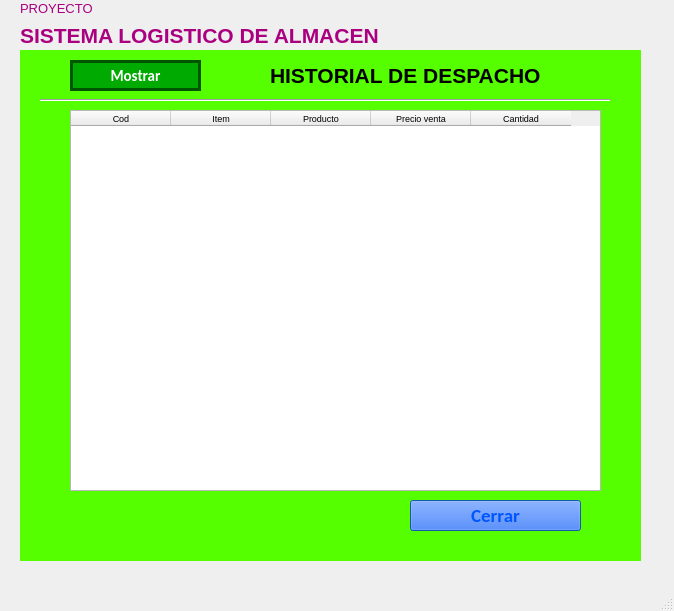
<?xml version="1.0" encoding="UTF-8"?>
<ui version="4.0">
 <class>ventana_principal</class>
 <widget class="QMainWindow" name="ventana_principal">
  <property name="geometry">
   <rect>
    <x>0</x>
    <y>0</y>
    <width>674</width>
    <height>611</height>
   </rect>
  </property>
  <property name="windowTitle">
   <string>Ventas</string>
  </property>
  <property name="autoFillBackground">
   <bool>false</bool>
  </property>
  <property name="styleSheet">
   <string notr="true"/>
  </property>
  <widget class="QWidget" name="centralwidget">
   <widget class="QLabel" name="label">
    <property name="geometry">
     <rect>
      <x>20</x>
      <y>0</y>
      <width>141</width>
      <height>16</height>
     </rect>
    </property>
    <property name="palette">
     <palette>
      <active>
       <colorrole role="WindowText">
        <brush brushstyle="SolidPattern">
         <color alpha="255">
          <red>170</red>
          <green>0</green>
          <blue>127</blue>
         </color>
        </brush>
       </colorrole>
       <colorrole role="Button">
        <brush brushstyle="SolidPattern">
         <color alpha="0">
          <red>0</red>
          <green>85</green>
          <blue>0</blue>
         </color>
        </brush>
       </colorrole>
       <colorrole role="Text">
        <brush brushstyle="SolidPattern">
         <color alpha="255">
          <red>0</red>
          <green>0</green>
          <blue>0</blue>
         </color>
        </brush>
       </colorrole>
       <colorrole role="Base">
        <brush brushstyle="SolidPattern">
         <color alpha="0">
          <red>0</red>
          <green>85</green>
          <blue>0</blue>
         </color>
        </brush>
       </colorrole>
       <colorrole role="Window">
        <brush brushstyle="SolidPattern">
         <color alpha="0">
          <red>0</red>
          <green>85</green>
          <blue>0</blue>
         </color>
        </brush>
       </colorrole>
      </active>
      <inactive>
       <colorrole role="WindowText">
        <brush brushstyle="SolidPattern">
         <color alpha="255">
          <red>170</red>
          <green>0</green>
          <blue>127</blue>
         </color>
        </brush>
       </colorrole>
       <colorrole role="Button">
        <brush brushstyle="SolidPattern">
         <color alpha="0">
          <red>0</red>
          <green>85</green>
          <blue>0</blue>
         </color>
        </brush>
       </colorrole>
       <colorrole role="Text">
        <brush brushstyle="SolidPattern">
         <color alpha="255">
          <red>0</red>
          <green>0</green>
          <blue>0</blue>
         </color>
        </brush>
       </colorrole>
       <colorrole role="Base">
        <brush brushstyle="SolidPattern">
         <color alpha="0">
          <red>0</red>
          <green>85</green>
          <blue>0</blue>
         </color>
        </brush>
       </colorrole>
       <colorrole role="Window">
        <brush brushstyle="SolidPattern">
         <color alpha="0">
          <red>0</red>
          <green>85</green>
          <blue>0</blue>
         </color>
        </brush>
       </colorrole>
      </inactive>
      <disabled>
       <colorrole role="WindowText">
        <brush brushstyle="SolidPattern">
         <color alpha="255">
          <red>120</red>
          <green>120</green>
          <blue>120</blue>
         </color>
        </brush>
       </colorrole>
       <colorrole role="Button">
        <brush brushstyle="SolidPattern">
         <color alpha="0">
          <red>0</red>
          <green>85</green>
          <blue>0</blue>
         </color>
        </brush>
       </colorrole>
       <colorrole role="Text">
        <brush brushstyle="SolidPattern">
         <color alpha="255">
          <red>120</red>
          <green>120</green>
          <blue>120</blue>
         </color>
        </brush>
       </colorrole>
       <colorrole role="Base">
        <brush brushstyle="SolidPattern">
         <color alpha="0">
          <red>0</red>
          <green>85</green>
          <blue>0</blue>
         </color>
        </brush>
       </colorrole>
       <colorrole role="Window">
        <brush brushstyle="SolidPattern">
         <color alpha="0">
          <red>0</red>
          <green>85</green>
          <blue>0</blue>
         </color>
        </brush>
       </colorrole>
      </disabled>
     </palette>
    </property>
    <property name="font">
     <font>
      <pointsize>10</pointsize>
      <weight>50</weight>
      <bold>false</bold>
     </font>
    </property>
    <property name="autoFillBackground">
     <bool>false</bool>
    </property>
    <property name="styleSheet">
     <string notr="true"/>
    </property>
    <property name="text">
     <string>PROYECTO</string>
    </property>
    <property name="alignment">
     <set>Qt::AlignLeading|Qt::AlignLeft|Qt::AlignVCenter</set>
    </property>
   </widget>
   <widget class="QLabel" name="label_2">
    <property name="geometry">
     <rect>
      <x>20</x>
      <y>20</y>
      <width>481</width>
      <height>31</height>
     </rect>
    </property>
    <property name="palette">
     <palette>
      <active>
       <colorrole role="WindowText">
        <brush brushstyle="SolidPattern">
         <color alpha="255">
          <red>170</red>
          <green>0</green>
          <blue>127</blue>
         </color>
        </brush>
       </colorrole>
       <colorrole role="Button">
        <brush brushstyle="SolidPattern">
         <color alpha="0">
          <red>0</red>
          <green>85</green>
          <blue>0</blue>
         </color>
        </brush>
       </colorrole>
       <colorrole role="Base">
        <brush brushstyle="SolidPattern">
         <color alpha="0">
          <red>0</red>
          <green>85</green>
          <blue>0</blue>
         </color>
        </brush>
       </colorrole>
       <colorrole role="Window">
        <brush brushstyle="SolidPattern">
         <color alpha="0">
          <red>0</red>
          <green>85</green>
          <blue>0</blue>
         </color>
        </brush>
       </colorrole>
      </active>
      <inactive>
       <colorrole role="WindowText">
        <brush brushstyle="SolidPattern">
         <color alpha="255">
          <red>170</red>
          <green>0</green>
          <blue>127</blue>
         </color>
        </brush>
       </colorrole>
       <colorrole role="Button">
        <brush brushstyle="SolidPattern">
         <color alpha="0">
          <red>0</red>
          <green>85</green>
          <blue>0</blue>
         </color>
        </brush>
       </colorrole>
       <colorrole role="Base">
        <brush brushstyle="SolidPattern">
         <color alpha="0">
          <red>0</red>
          <green>85</green>
          <blue>0</blue>
         </color>
        </brush>
       </colorrole>
       <colorrole role="Window">
        <brush brushstyle="SolidPattern">
         <color alpha="0">
          <red>0</red>
          <green>85</green>
          <blue>0</blue>
         </color>
        </brush>
       </colorrole>
      </inactive>
      <disabled>
       <colorrole role="WindowText">
        <brush brushstyle="SolidPattern">
         <color alpha="255">
          <red>120</red>
          <green>120</green>
          <blue>120</blue>
         </color>
        </brush>
       </colorrole>
       <colorrole role="Button">
        <brush brushstyle="SolidPattern">
         <color alpha="0">
          <red>0</red>
          <green>85</green>
          <blue>0</blue>
         </color>
        </brush>
       </colorrole>
       <colorrole role="Base">
        <brush brushstyle="SolidPattern">
         <color alpha="0">
          <red>0</red>
          <green>85</green>
          <blue>0</blue>
         </color>
        </brush>
       </colorrole>
       <colorrole role="Window">
        <brush brushstyle="SolidPattern">
         <color alpha="0">
          <red>0</red>
          <green>85</green>
          <blue>0</blue>
         </color>
        </brush>
       </colorrole>
      </disabled>
     </palette>
    </property>
    <property name="font">
     <font>
      <family>Arial</family>
      <pointsize>16</pointsize>
      <weight>75</weight>
      <bold>true</bold>
     </font>
    </property>
    <property name="autoFillBackground">
     <bool>false</bool>
    </property>
    <property name="styleSheet">
     <string notr="true">background-color: rgba(0, 85, 0, 0);</string>
    </property>
    <property name="text">
     <string>SISTEMA LOGISTICO DE ALMACEN</string>
    </property>
    <property name="alignment">
     <set>Qt::AlignLeading|Qt::AlignLeft|Qt::AlignVCenter</set>
    </property>
   </widget>
   <widget class="QLabel" name="deep">
    <property name="geometry">
     <rect>
      <x>20</x>
      <y>50</y>
      <width>621</width>
      <height>511</height>
     </rect>
    </property>
    <property name="palette">
     <palette>
      <active>
       <colorrole role="Button">
        <brush brushstyle="SolidPattern">
         <color alpha="255">
          <red>85</red>
          <green>255</green>
          <blue>0</blue>
         </color>
        </brush>
       </colorrole>
       <colorrole role="Base">
        <brush brushstyle="SolidPattern">
         <color alpha="255">
          <red>85</red>
          <green>255</green>
          <blue>0</blue>
         </color>
        </brush>
       </colorrole>
       <colorrole role="Window">
        <brush brushstyle="SolidPattern">
         <color alpha="255">
          <red>85</red>
          <green>255</green>
          <blue>0</blue>
         </color>
        </brush>
       </colorrole>
      </active>
      <inactive>
       <colorrole role="Button">
        <brush brushstyle="SolidPattern">
         <color alpha="255">
          <red>85</red>
          <green>255</green>
          <blue>0</blue>
         </color>
        </brush>
       </colorrole>
       <colorrole role="Base">
        <brush brushstyle="SolidPattern">
         <color alpha="255">
          <red>85</red>
          <green>255</green>
          <blue>0</blue>
         </color>
        </brush>
       </colorrole>
       <colorrole role="Window">
        <brush brushstyle="SolidPattern">
         <color alpha="255">
          <red>85</red>
          <green>255</green>
          <blue>0</blue>
         </color>
        </brush>
       </colorrole>
      </inactive>
      <disabled>
       <colorrole role="Button">
        <brush brushstyle="SolidPattern">
         <color alpha="255">
          <red>85</red>
          <green>255</green>
          <blue>0</blue>
         </color>
        </brush>
       </colorrole>
       <colorrole role="Base">
        <brush brushstyle="SolidPattern">
         <color alpha="255">
          <red>85</red>
          <green>255</green>
          <blue>0</blue>
         </color>
        </brush>
       </colorrole>
       <colorrole role="Window">
        <brush brushstyle="SolidPattern">
         <color alpha="255">
          <red>85</red>
          <green>255</green>
          <blue>0</blue>
         </color>
        </brush>
       </colorrole>
      </disabled>
     </palette>
    </property>
    <property name="styleSheet">
     <string notr="true">
background-color: rgb(85, 255, 0);
border: 0;</string>
    </property>
    <property name="frameShape">
     <enum>QFrame::Box</enum>
    </property>
    <property name="frameShadow">
     <enum>QFrame::Raised</enum>
    </property>
    <property name="lineWidth">
     <number>2</number>
    </property>
    <property name="midLineWidth">
     <number>3</number>
    </property>
    <property name="text">
     <string/>
    </property>
   </widget>
   <widget class="QPushButton" name="btnMostrar">
    <property name="geometry">
     <rect>
      <x>70</x>
      <y>60</y>
      <width>131</width>
      <height>31</height>
     </rect>
    </property>
    <property name="palette">
     <palette>
      <active>
       <colorrole role="WindowText">
        <brush brushstyle="SolidPattern">
         <color alpha="255">
          <red>255</red>
          <green>255</green>
          <blue>255</blue>
         </color>
        </brush>
       </colorrole>
       <colorrole role="Button">
        <brush brushstyle="SolidPattern">
         <color alpha="255">
          <red>0</red>
          <green>170</green>
          <blue>0</blue>
         </color>
        </brush>
       </colorrole>
       <colorrole role="Text">
        <brush brushstyle="SolidPattern">
         <color alpha="255">
          <red>255</red>
          <green>255</green>
          <blue>255</blue>
         </color>
        </brush>
       </colorrole>
       <colorrole role="ButtonText">
        <brush brushstyle="SolidPattern">
         <color alpha="255">
          <red>255</red>
          <green>255</green>
          <blue>255</blue>
         </color>
        </brush>
       </colorrole>
       <colorrole role="Base">
        <brush brushstyle="SolidPattern">
         <color alpha="255">
          <red>0</red>
          <green>170</green>
          <blue>0</blue>
         </color>
        </brush>
       </colorrole>
       <colorrole role="Window">
        <brush brushstyle="SolidPattern">
         <color alpha="255">
          <red>0</red>
          <green>170</green>
          <blue>0</blue>
         </color>
        </brush>
       </colorrole>
       <colorrole role="Highlight">
        <brush brushstyle="SolidPattern">
         <color alpha="255">
          <red>0</red>
          <green>255</green>
          <blue>0</blue>
         </color>
        </brush>
       </colorrole>
      </active>
      <inactive>
       <colorrole role="WindowText">
        <brush brushstyle="SolidPattern">
         <color alpha="255">
          <red>255</red>
          <green>255</green>
          <blue>255</blue>
         </color>
        </brush>
       </colorrole>
       <colorrole role="Button">
        <brush brushstyle="SolidPattern">
         <color alpha="255">
          <red>0</red>
          <green>170</green>
          <blue>0</blue>
         </color>
        </brush>
       </colorrole>
       <colorrole role="Text">
        <brush brushstyle="SolidPattern">
         <color alpha="255">
          <red>255</red>
          <green>255</green>
          <blue>255</blue>
         </color>
        </brush>
       </colorrole>
       <colorrole role="ButtonText">
        <brush brushstyle="SolidPattern">
         <color alpha="255">
          <red>255</red>
          <green>255</green>
          <blue>255</blue>
         </color>
        </brush>
       </colorrole>
       <colorrole role="Base">
        <brush brushstyle="SolidPattern">
         <color alpha="255">
          <red>0</red>
          <green>170</green>
          <blue>0</blue>
         </color>
        </brush>
       </colorrole>
       <colorrole role="Window">
        <brush brushstyle="SolidPattern">
         <color alpha="255">
          <red>0</red>
          <green>170</green>
          <blue>0</blue>
         </color>
        </brush>
       </colorrole>
       <colorrole role="Highlight">
        <brush brushstyle="SolidPattern">
         <color alpha="255">
          <red>0</red>
          <green>255</green>
          <blue>0</blue>
         </color>
        </brush>
       </colorrole>
      </inactive>
      <disabled>
       <colorrole role="WindowText">
        <brush brushstyle="SolidPattern">
         <color alpha="255">
          <red>255</red>
          <green>255</green>
          <blue>255</blue>
         </color>
        </brush>
       </colorrole>
       <colorrole role="Button">
        <brush brushstyle="SolidPattern">
         <color alpha="255">
          <red>0</red>
          <green>170</green>
          <blue>0</blue>
         </color>
        </brush>
       </colorrole>
       <colorrole role="Text">
        <brush brushstyle="SolidPattern">
         <color alpha="255">
          <red>255</red>
          <green>255</green>
          <blue>255</blue>
         </color>
        </brush>
       </colorrole>
       <colorrole role="ButtonText">
        <brush brushstyle="SolidPattern">
         <color alpha="255">
          <red>255</red>
          <green>255</green>
          <blue>255</blue>
         </color>
        </brush>
       </colorrole>
       <colorrole role="Base">
        <brush brushstyle="SolidPattern">
         <color alpha="255">
          <red>0</red>
          <green>170</green>
          <blue>0</blue>
         </color>
        </brush>
       </colorrole>
       <colorrole role="Window">
        <brush brushstyle="SolidPattern">
         <color alpha="255">
          <red>0</red>
          <green>170</green>
          <blue>0</blue>
         </color>
        </brush>
       </colorrole>
       <colorrole role="Highlight">
        <brush brushstyle="SolidPattern">
         <color alpha="255">
          <red>0</red>
          <green>120</green>
          <blue>215</blue>
         </color>
        </brush>
       </colorrole>
      </disabled>
     </palette>
    </property>
    <property name="font">
     <font>
      <family>Calibri</family>
      <pointsize>11</pointsize>
      <weight>75</weight>
      <bold>true</bold>
     </font>
    </property>
    <property name="cursor">
     <cursorShape>PointingHandCursor</cursorShape>
    </property>
    <property name="styleSheet">
     <string notr="true">QPushButton:hover
{
  border: 0px solid red;
  color: white;
  background-color:  rgb(0, 85, 0);
}
QPushButton
{
	background-color: rgb(0, 170, 0);
 color:white;
border: 3px solid rgb(0, 85, 0);
}
</string>
    </property>
    <property name="text">
     <string>Mostrar</string>
    </property>
   </widget>
   <widget class="QPushButton" name="btnSalir">
    <property name="geometry">
     <rect>
      <x>410</x>
      <y>500</y>
      <width>171</width>
      <height>31</height>
     </rect>
    </property>
    <property name="palette">
     <palette>
      <active>
       <colorrole role="WindowText">
        <brush brushstyle="SolidPattern">
         <color alpha="255">
          <red>0</red>
          <green>85</green>
          <blue>255</blue>
         </color>
        </brush>
       </colorrole>
       <colorrole role="Button">
        <brush brushstyle="SolidPattern">
         <color alpha="204">
          <red>0</red>
          <green>85</green>
          <blue>255</blue>
         </color>
        </brush>
       </colorrole>
       <colorrole role="Text">
        <brush brushstyle="SolidPattern">
         <color alpha="255">
          <red>0</red>
          <green>85</green>
          <blue>255</blue>
         </color>
        </brush>
       </colorrole>
       <colorrole role="ButtonText">
        <brush brushstyle="SolidPattern">
         <color alpha="255">
          <red>0</red>
          <green>85</green>
          <blue>255</blue>
         </color>
        </brush>
       </colorrole>
       <colorrole role="Base">
        <brush brushstyle="SolidPattern">
         <color alpha="204">
          <red>0</red>
          <green>85</green>
          <blue>255</blue>
         </color>
        </brush>
       </colorrole>
       <colorrole role="Window">
        <brush brushstyle="SolidPattern">
         <color alpha="204">
          <red>0</red>
          <green>85</green>
          <blue>255</blue>
         </color>
        </brush>
       </colorrole>
       <colorrole role="Highlight">
        <brush brushstyle="SolidPattern">
         <color alpha="255">
          <red>0</red>
          <green>255</green>
          <blue>0</blue>
         </color>
        </brush>
       </colorrole>
      </active>
      <inactive>
       <colorrole role="WindowText">
        <brush brushstyle="SolidPattern">
         <color alpha="255">
          <red>0</red>
          <green>85</green>
          <blue>255</blue>
         </color>
        </brush>
       </colorrole>
       <colorrole role="Button">
        <brush brushstyle="SolidPattern">
         <color alpha="204">
          <red>0</red>
          <green>85</green>
          <blue>255</blue>
         </color>
        </brush>
       </colorrole>
       <colorrole role="Text">
        <brush brushstyle="SolidPattern">
         <color alpha="255">
          <red>0</red>
          <green>85</green>
          <blue>255</blue>
         </color>
        </brush>
       </colorrole>
       <colorrole role="ButtonText">
        <brush brushstyle="SolidPattern">
         <color alpha="255">
          <red>0</red>
          <green>85</green>
          <blue>255</blue>
         </color>
        </brush>
       </colorrole>
       <colorrole role="Base">
        <brush brushstyle="SolidPattern">
         <color alpha="204">
          <red>0</red>
          <green>85</green>
          <blue>255</blue>
         </color>
        </brush>
       </colorrole>
       <colorrole role="Window">
        <brush brushstyle="SolidPattern">
         <color alpha="204">
          <red>0</red>
          <green>85</green>
          <blue>255</blue>
         </color>
        </brush>
       </colorrole>
       <colorrole role="Highlight">
        <brush brushstyle="SolidPattern">
         <color alpha="255">
          <red>0</red>
          <green>255</green>
          <blue>0</blue>
         </color>
        </brush>
       </colorrole>
      </inactive>
      <disabled>
       <colorrole role="WindowText">
        <brush brushstyle="SolidPattern">
         <color alpha="255">
          <red>0</red>
          <green>85</green>
          <blue>255</blue>
         </color>
        </brush>
       </colorrole>
       <colorrole role="Button">
        <brush brushstyle="SolidPattern">
         <color alpha="204">
          <red>0</red>
          <green>85</green>
          <blue>255</blue>
         </color>
        </brush>
       </colorrole>
       <colorrole role="Text">
        <brush brushstyle="SolidPattern">
         <color alpha="255">
          <red>0</red>
          <green>85</green>
          <blue>255</blue>
         </color>
        </brush>
       </colorrole>
       <colorrole role="ButtonText">
        <brush brushstyle="SolidPattern">
         <color alpha="255">
          <red>0</red>
          <green>85</green>
          <blue>255</blue>
         </color>
        </brush>
       </colorrole>
       <colorrole role="Base">
        <brush brushstyle="SolidPattern">
         <color alpha="204">
          <red>0</red>
          <green>85</green>
          <blue>255</blue>
         </color>
        </brush>
       </colorrole>
       <colorrole role="Window">
        <brush brushstyle="SolidPattern">
         <color alpha="204">
          <red>0</red>
          <green>85</green>
          <blue>255</blue>
         </color>
        </brush>
       </colorrole>
       <colorrole role="Highlight">
        <brush brushstyle="SolidPattern">
         <color alpha="255">
          <red>0</red>
          <green>120</green>
          <blue>215</blue>
         </color>
        </brush>
       </colorrole>
      </disabled>
     </palette>
    </property>
    <property name="font">
     <font>
      <family>Calibri</family>
      <pointsize>14</pointsize>
      <weight>75</weight>
      <bold>true</bold>
     </font>
    </property>
    <property name="cursor">
     <cursorShape>PointingHandCursor</cursorShape>
    </property>
    <property name="styleSheet">
     <string notr="true">
color: rgb(0, 85, 255);</string>
    </property>
    <property name="text">
     <string>Cerrar</string>
    </property>
   </widget>
   <widget class="Line" name="line">
    <property name="geometry">
     <rect>
      <x>40</x>
      <y>90</y>
      <width>571</width>
      <height>20</height>
     </rect>
    </property>
    <property name="orientation">
     <enum>Qt::Horizontal</enum>
    </property>
   </widget>
   <widget class="QTableWidget" name="tblDetalleVenta">
    <property name="geometry">
     <rect>
      <x>70</x>
      <y>110</y>
      <width>531</width>
      <height>381</height>
     </rect>
    </property>
    <property name="font">
     <font>
      <pointsize>7</pointsize>
     </font>
    </property>
    <column>
     <property name="text">
      <string>Cod</string>
     </property>
    </column>
    <column>
     <property name="text">
      <string>Item</string>
     </property>
    </column>
    <column>
     <property name="text">
      <string>Producto</string>
     </property>
    </column>
    <column>
     <property name="text">
      <string>Precio venta</string>
     </property>
    </column>
    <column>
     <property name="text">
      <string>Cantidad</string>
     </property>
    </column>
   </widget>
   <widget class="QLabel" name="numbers">
    <property name="geometry">
     <rect>
      <x>270</x>
      <y>60</y>
      <width>361</width>
      <height>31</height>
     </rect>
    </property>
    <property name="palette">
     <palette>
      <active>
       <colorrole role="WindowText">
        <brush brushstyle="SolidPattern">
         <color alpha="255">
          <red>0</red>
          <green>0</green>
          <blue>0</blue>
         </color>
        </brush>
       </colorrole>
       <colorrole role="Button">
        <brush brushstyle="SolidPattern">
         <color alpha="0">
          <red>0</red>
          <green>85</green>
          <blue>0</blue>
         </color>
        </brush>
       </colorrole>
       <colorrole role="Text">
        <brush brushstyle="SolidPattern">
         <color alpha="255">
          <red>0</red>
          <green>0</green>
          <blue>0</blue>
         </color>
        </brush>
       </colorrole>
       <colorrole role="ButtonText">
        <brush brushstyle="SolidPattern">
         <color alpha="255">
          <red>0</red>
          <green>0</green>
          <blue>0</blue>
         </color>
        </brush>
       </colorrole>
       <colorrole role="Base">
        <brush brushstyle="SolidPattern">
         <color alpha="0">
          <red>0</red>
          <green>85</green>
          <blue>0</blue>
         </color>
        </brush>
       </colorrole>
       <colorrole role="Window">
        <brush brushstyle="SolidPattern">
         <color alpha="0">
          <red>0</red>
          <green>85</green>
          <blue>0</blue>
         </color>
        </brush>
       </colorrole>
      </active>
      <inactive>
       <colorrole role="WindowText">
        <brush brushstyle="SolidPattern">
         <color alpha="255">
          <red>0</red>
          <green>0</green>
          <blue>0</blue>
         </color>
        </brush>
       </colorrole>
       <colorrole role="Button">
        <brush brushstyle="SolidPattern">
         <color alpha="0">
          <red>0</red>
          <green>85</green>
          <blue>0</blue>
         </color>
        </brush>
       </colorrole>
       <colorrole role="Text">
        <brush brushstyle="SolidPattern">
         <color alpha="255">
          <red>0</red>
          <green>0</green>
          <blue>0</blue>
         </color>
        </brush>
       </colorrole>
       <colorrole role="ButtonText">
        <brush brushstyle="SolidPattern">
         <color alpha="255">
          <red>0</red>
          <green>0</green>
          <blue>0</blue>
         </color>
        </brush>
       </colorrole>
       <colorrole role="Base">
        <brush brushstyle="SolidPattern">
         <color alpha="0">
          <red>0</red>
          <green>85</green>
          <blue>0</blue>
         </color>
        </brush>
       </colorrole>
       <colorrole role="Window">
        <brush brushstyle="SolidPattern">
         <color alpha="0">
          <red>0</red>
          <green>85</green>
          <blue>0</blue>
         </color>
        </brush>
       </colorrole>
      </inactive>
      <disabled>
       <colorrole role="WindowText">
        <brush brushstyle="SolidPattern">
         <color alpha="255">
          <red>0</red>
          <green>0</green>
          <blue>0</blue>
         </color>
        </brush>
       </colorrole>
       <colorrole role="Button">
        <brush brushstyle="SolidPattern">
         <color alpha="0">
          <red>0</red>
          <green>85</green>
          <blue>0</blue>
         </color>
        </brush>
       </colorrole>
       <colorrole role="Text">
        <brush brushstyle="SolidPattern">
         <color alpha="255">
          <red>0</red>
          <green>0</green>
          <blue>0</blue>
         </color>
        </brush>
       </colorrole>
       <colorrole role="ButtonText">
        <brush brushstyle="SolidPattern">
         <color alpha="255">
          <red>0</red>
          <green>0</green>
          <blue>0</blue>
         </color>
        </brush>
       </colorrole>
       <colorrole role="Base">
        <brush brushstyle="SolidPattern">
         <color alpha="0">
          <red>0</red>
          <green>85</green>
          <blue>0</blue>
         </color>
        </brush>
       </colorrole>
       <colorrole role="Window">
        <brush brushstyle="SolidPattern">
         <color alpha="0">
          <red>0</red>
          <green>85</green>
          <blue>0</blue>
         </color>
        </brush>
       </colorrole>
      </disabled>
     </palette>
    </property>
    <property name="font">
     <font>
      <family>Arial</family>
      <pointsize>16</pointsize>
      <weight>75</weight>
      <bold>true</bold>
     </font>
    </property>
    <property name="autoFillBackground">
     <bool>false</bool>
    </property>
    <property name="styleSheet">
     <string notr="true">
color: rgb(0, 0, 0);
</string>
    </property>
    <property name="text">
     <string>HISTORIAL DE DESPACHO</string>
    </property>
    <property name="alignment">
     <set>Qt::AlignLeading|Qt::AlignLeft|Qt::AlignVCenter</set>
    </property>
   </widget>
   <zorder>deep</zorder>
   <zorder>label</zorder>
   <zorder>label_2</zorder>
   <zorder>btnMostrar</zorder>
   <zorder>btnSalir</zorder>
   <zorder>line</zorder>
   <zorder>tblDetalleVenta</zorder>
   <zorder>numbers</zorder>
  </widget>
  <widget class="QMenuBar" name="menubar">
   <property name="geometry">
    <rect>
     <x>0</x>
     <y>0</y>
     <width>674</width>
     <height>26</height>
    </rect>
   </property>
  </widget>
  <widget class="QStatusBar" name="statusbar"/>
 </widget>
 <resources/>
 <connections/>
</ui>
